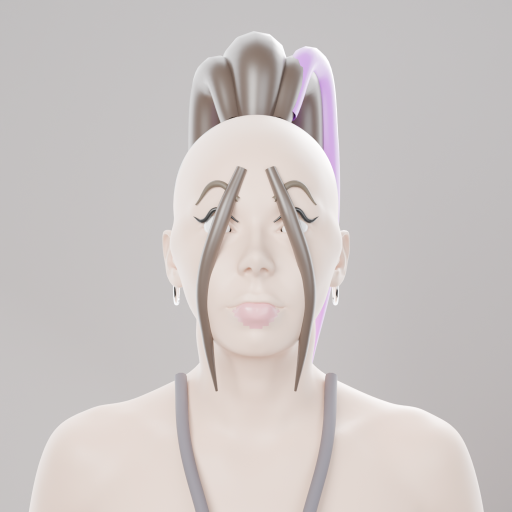
#> input picture production_v3/prototype/renders/nyra_phase2b_front.png, 1024 x 1024 px, found by its file name (shown at 1/2 size)
$ python create_phase2b_comparison.py
#> lines starting #> are read from the running program, lines starting #| are printed output that depends on the picture
from PIL import Image, ImageDraw, ImageFont

def make_phase2b_matched_comparison():
    # 1. Matched comparison: Phase 2B Front vs Approved NYRA Reference Portrait
    img_proto = Image.open("production_v3/prototype/renders/nyra_phase2b_front.png")
#> img_proto is the input picture: PIL image 1024x1024 RGBA; mean R, G, B, A 202.9, 197, 195.3, 255
    img_ref = Image.open("references/turnarounds/nyra_portrait_face.jpg")
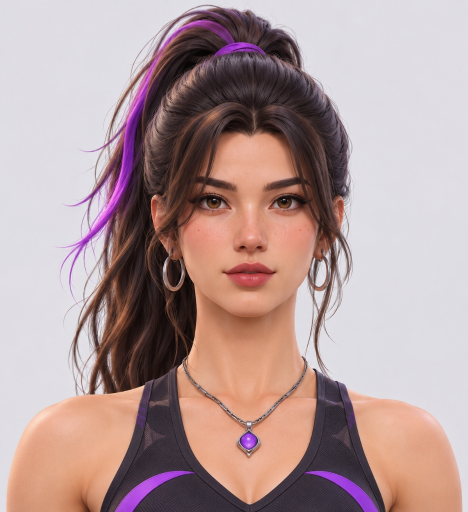
#> input picture references/turnarounds/nyra_portrait_face.jpg, 935 x 1024 px, found by its file name (shown at 1/2 size)
#> img_ref is the input picture: PIL image 935x1024 RGB; mean R, G, B 178, 154.2, 153.5

    w, h = 1024, 1024
    img_proto = img_proto.resize((w, h), Image.Resampling.LANCZOS)

    # Crop reference to match the square 1024x1024 framing
    rw, rh = img_ref.size
#> rw = 935; rh = 1024
    min_dim = min(rw, rh)
#> min_dim = 935
    crop_x = (rw - min_dim) // 2
#> crop_x = 0
    crop_y = int((rh - min_dim) * 0.12)
#> crop_y = 10
    img_ref_crop = img_ref.crop((crop_x, crop_y, crop_x + min_dim, crop_y + min_dim)).resize((w, h), Image.Resampling.LANCZOS)
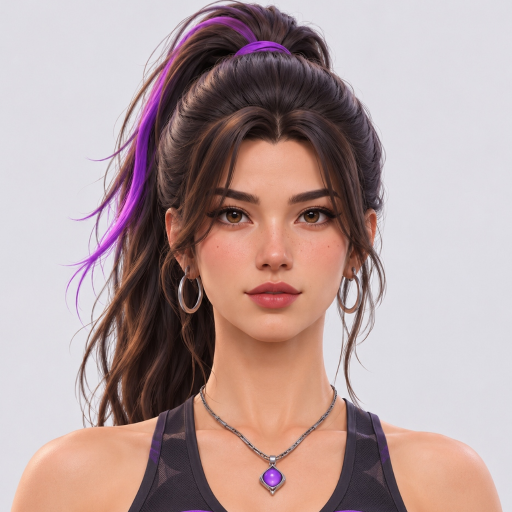
#> img_ref_crop: PIL image 1024x1024 RGB (shown at 1/2 size); mean R, G, B 180.3, 157.8, 156.6

    banner_h = 76
    canvas = Image.new("RGB", (w * 2, h + banner_h), (18, 18, 22))
    canvas.paste(img_proto, (0, banner_h))
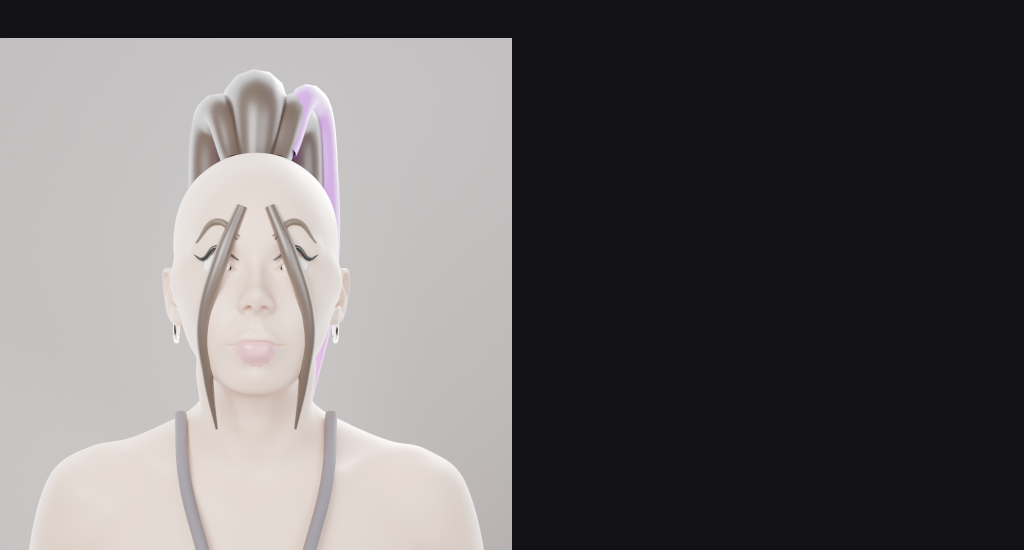
#> canvas: PIL image 2048x1100 RGB (shown at 1/2 size); mean R, G, B 104.1, 101.3, 102.7
    canvas.paste(img_ref_crop, (w, banner_h))

    draw = ImageDraw.Draw(canvas)
    labels = [
        ("PHASE 2B PROTOTYPE: CC0 Sculpt + Eye/Skin/Hair Proxy", 0),
        ("TARGET: Approved NYRA Visual Reference Portrait", w)
    ]
    for text, x_off in labels:
        draw.rectangle([x_off, 0, x_off + w - 2, banner_h], fill=(28, 28, 34))
        draw.text((x_off + 30, 26), text, fill=(240, 240, 245))
        draw.line([(x_off, 0), (x_off, h + banner_h)], fill=(60, 60, 70), width=2)

    out_matched = "production_v3/prototype/renders/comparison_phase2b_vs_reference.png"
    canvas.save(out_matched, quality=95)
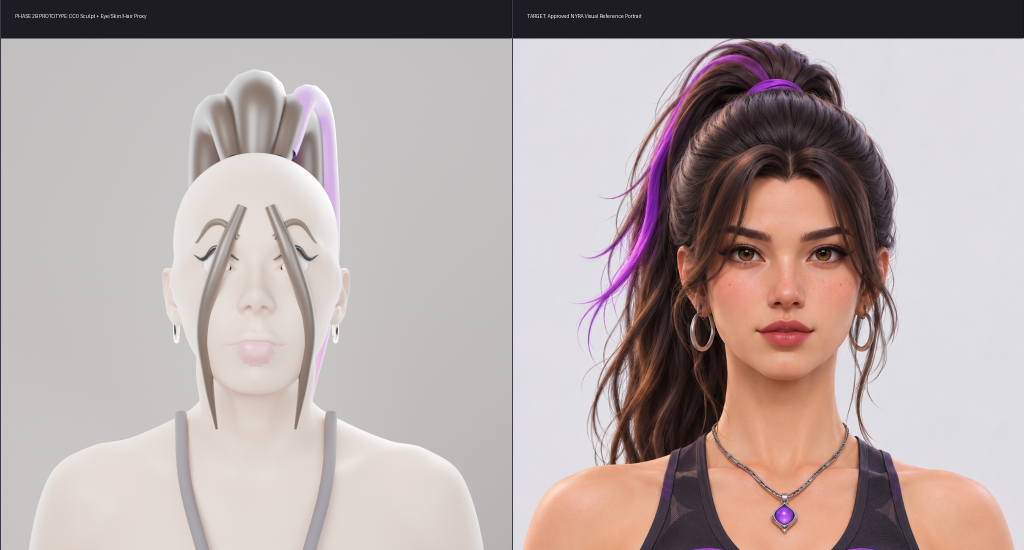
#> saved as comparison_phase2b_vs_reference.png: PIL image 2048x1100 RGB (shown at 1/2 size); mean R, G, B 180, 166.7, 165.9
    print(f"Saved: {out_matched}")

    # 2. Complete Phase 2B Turnaround Sheet: Front, 3/4, Side, plus Target Reference
    img_34 = Image.open("production_v3/prototype/renders/nyra_phase2b_threequarter.png").resize((w, h), Image.Resampling.LANCZOS)
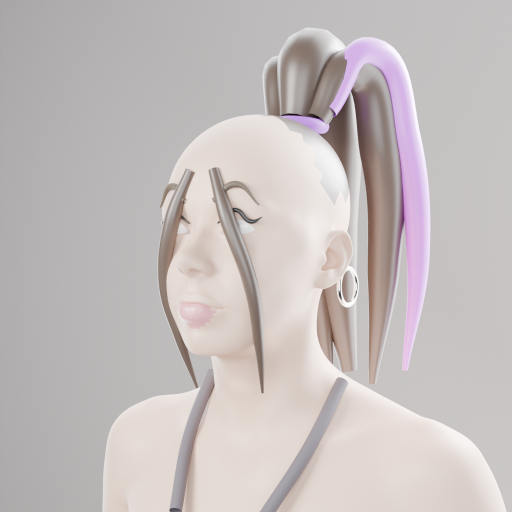
#> input picture production_v3/prototype/renders/nyra_phase2b_threequarter.png, 1024 x 1024 px, found by its file name (shown at 1/2 size)
#> img_34 is the input picture: PIL image 1024x1024 RGBA; mean R, G, B, A 196.2, 189.4, 188.6, 255
    img_side = Image.open("production_v3/prototype/renders/nyra_phase2b_side.png").resize((w, h), Image.Resampling.LANCZOS)
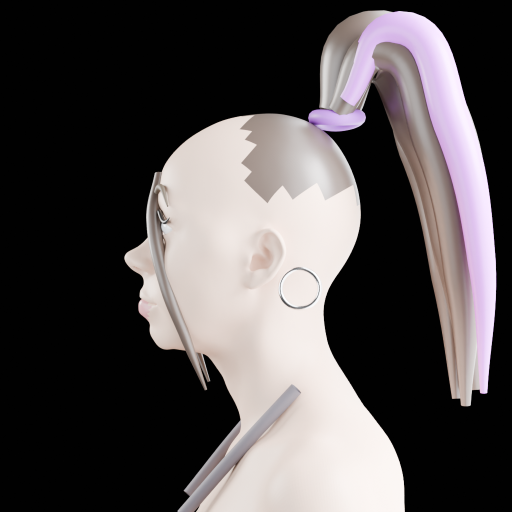
#> input picture production_v3/prototype/renders/nyra_phase2b_side.png, 1024 x 1024 px, found by its file name (shown at 1/2 size)
#> img_side is the input picture: PIL image 1024x1024 RGBA; mean R, G, B, A 83, 78.3, 78.8, 255

    canvas4 = Image.new("RGB", (w * 4, h + banner_h), (18, 18, 22))
    canvas4.paste(img_proto, (0, banner_h))
    canvas4.paste(img_34, (w, banner_h))
    canvas4.paste(img_side, (w * 2, banner_h))
    canvas4.paste(img_ref_crop, (w * 3, banner_h))

    draw4 = ImageDraw.Draw(canvas4)
    labels4 = [
        ("Phase 2B — Front View", 0),
        ("Phase 2B — Three-Quarter View", w),
        ("Phase 2B — Side Profile", w * 2),
        ("Approved NYRA Reference Portrait", w * 3)
    ]
    for text, x_off in labels4:
        draw4.rectangle([x_off, 0, x_off + w - 2, banner_h], fill=(28, 28, 34))
        draw4.text((x_off + 30, 26), text, fill=(240, 240, 245))
        draw4.line([(x_off, 0), (x_off, h + banner_h)], fill=(60, 60, 70), width=2)

    out_turnaround = "production_v3/prototype/renders/nyra_phase2b_turnaround_sheet.png"
    canvas4.save(out_turnaround, quality=95)
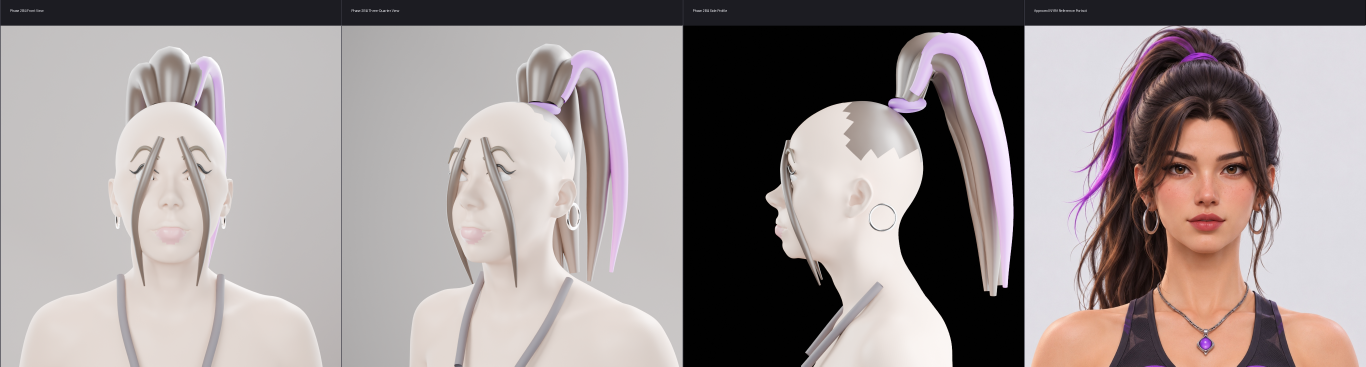
#> saved as nyra_phase2b_turnaround_sheet.png: PIL image 4096x1100 RGB (shown at 1/3 size); mean R, G, B 155.9, 146.6, 146.3
    print(f"Saved: {out_turnaround}")

if __name__ == "__main__":
    make_phase2b_matched_comparison()
